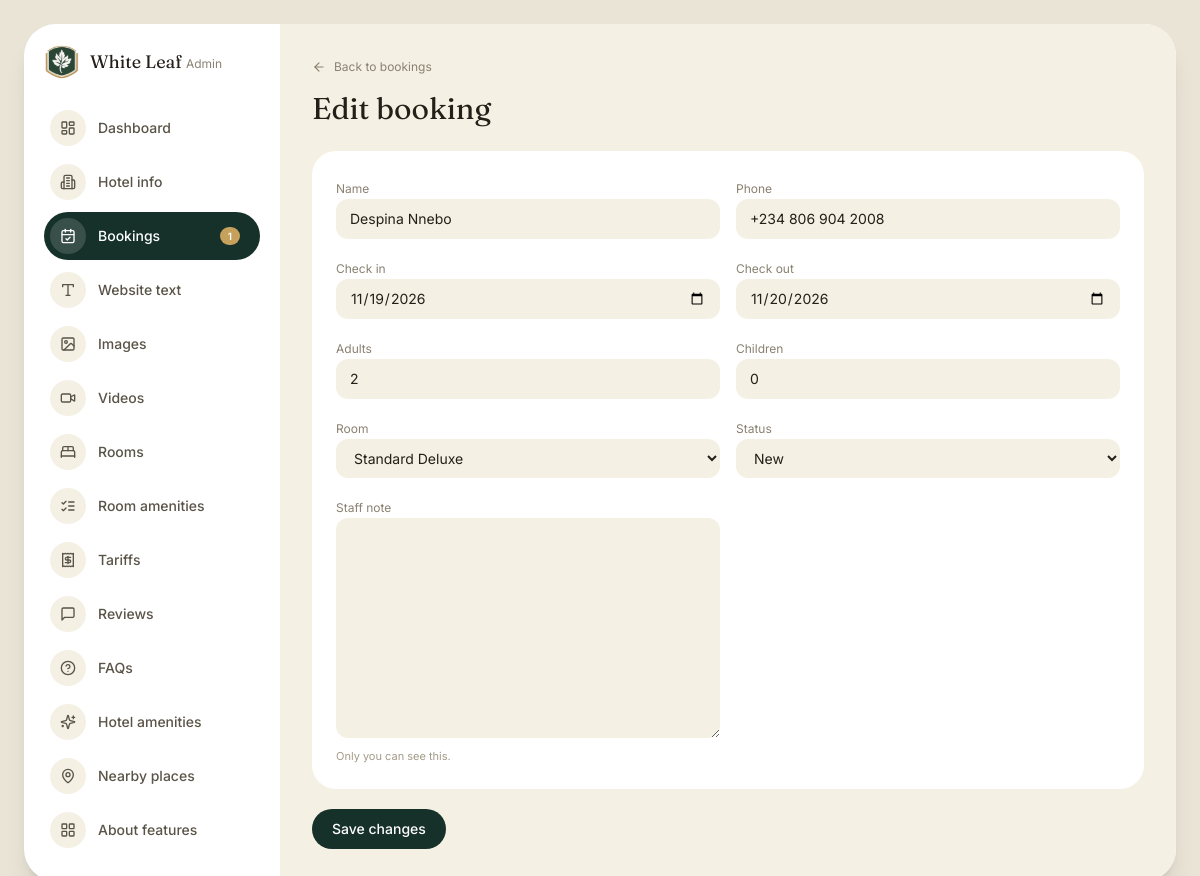
The app's page /manage/bookings/2/ (signed in) with its own data.
### bookings/models.py (models this page shows, shortened)
class BookingRequest(TimeStamped):
    class Status(models.TextChoices):
        NEW = "new", "New"
        CONTACTED = "contacted", "Contacted"
        CONFIRMED = "confirmed", "Confirmed"
        CANCELLED = "cancelled", "Cancelled"
    name = models.CharField(max_length=100)
    phone = models.CharField(max_length=30)
    check_in = models.DateField()
    check_out = models.DateField()
    adults = models.PositiveSmallIntegerField(default=1)
    children = models.PositiveSmallIntegerField(default=0)
    room = models.ForeignKey("rooms.Room", null=True, blank=True, on_delete=models.SET_NULL, related_name="booking_requests")
    room_label = models.CharField(max_length=120, blank=True, help_text="Filled in for you from the room chosen")
    status = models.CharField(max_length=10, choices=Status.choices, default=Status.NEW, db_index=True)
    admin_note = models.TextField("Staff note", blank=True, help_text="Only you can see this.")
    class Meta:
        ordering = ["-created_at"]
        verbose_name = "booking request"

### cms/views.py (the view, shortened to what this page needs)
# urls.py: path("<slug:section>/<int:pk>/", views.SectionEdit.as_view(), name="edit"),
class SectionEdit(StaffRequiredMixin, View):
    def _build(self, request, sec, obj):
        if sec.mode == "text":
            initial = {"text": obj.draft_value or obj.value}
            return (SiteTextForm(request.POST or None, initial=initial), [])
        Form = sec.form or _form_class(sec.model, sec.fields)
        form = Form(request.POST or None, request.FILES or None, instance=obj)
        formsets = []
        for child, fields, heading in sec.inlines:
            FS = forms.inlineformset_factory(sec.model, child, form=StyledModelForm, fields=fields, extra=1, can_delete=True)
            formsets.append((heading, FS(request.POST or None, request.FILES or None, instance=obj, prefix=child.__name__.lower())))
        return form, formsets
    def _handle(self, request, section, pk=None):
        sec = _section(section)
        if pk is None and not sec.can_add:
            raise Http404
        obj = get_object_or_404(sec.model, pk=pk) if pk else sec.model()
        form, formsets = self._build(request, sec, obj)
        return render(request, "cms/form.html", {
            "sec": sec, "form": form, "formsets": formsets, "obj": obj if pk else None,
            "page": sec.slug, "sections": SECTIONS, "is_new": pk is None,
            "text_default": None,
        })
    def get(self, request, section, pk=None):
        return self._handle(request, section, pk)

### cms/mixins.py (called while the page is built)
    def test_func(self):
        return self.request.user.is_staff

### cms/views.py (called while the page is built)
def _section(slug):
    try:
        return BY_SLUG[slug]
    except KeyError:
        raise Http404

def _form_class(model, fields, **kw):
    widgets = dict(kw.pop("widgets", {}))
    for f in model._meta.fields:
        if f.name in fields and f.get_internal_type() == "DateField":
            widgets.setdefault(f.name, forms.DateInput(format="%Y-%m-%d", attrs={"type": "date"}))
    for f in model._meta.many_to_many:
        if f.name in fields:
            widgets.setdefault(f.name, forms.CheckboxSelectMultiple)
    return forms.modelform_factory(model, form=StyledModelForm, fields=fields, widgets=widgets, **kw)

### core/context_processors.py (called while the page is built)
def site(request):
    match = getattr(request, "resolver_match", None)
    view_name = match.view_name if match else ""
    active = next((key for key, _, names in NAV if view_name in names), "")
    return {
        "hotel": HotelInfo.load(),
        "nav_links": [(key, label, NAV_URLS[key], key == active) for key, label, _ in NAV],
        "nav_overlay": view_name in OVERLAY_PAGES,
        "allow_indexing": getattr(settings, "ALLOW_INDEXING", True),
    }

### core/models.py (called while the page is built)
    @classmethod
    def load(cls):
        return cls.objects.first() or cls()

### core/templatetags/site_tags.py (called while the page is built)
@register.simple_tag
def new_booking_count():
    from bookings.models import BookingRequest
    return BookingRequest.objects.filter(status="new").count()

### rooms/models.py (called while the page is built)
    def __str__(self):
        return self.name

### templates/cms/form.html (shortened to what this page needs)
{% extends "cms/base.html" %}
{% block content %}
<a href="{% url 'cms:list' sec.slug %}" class="inline-flex items-center gap-2 text-xs text-[#8a8171] hover:text-[#16302A] mb-4"><i data-lucide="arrow-left" class="w-3.5 h-3.5"></i>Back to {{ sec.label|lower }}</a>
<div class="mb-6">
  <h1 class="font-display text-3xl">{% if is_new %}Add {{ sec.singular }}{% elif sec.mode == "text" %}{{ obj.label }}{% else %}Edit {{ sec.singular }}{% endif %}</h1>
</div>
<form method="post" enctype="multipart/form-data" class="grid gap-5">
  <div class="bg-white rounded-3xl p-4 sm:p-6">
    <div class="grid sm:grid-cols-2 gap-4">
      {% for field in form %}{% include "cms/_field.html" %}{% endfor %}
    </div>
  </div>
  <div class="flex flex-wrap gap-2">
    {% if sec.mode == "text" or sec.mode == "status" %}
      <button name="action" value="draft" class="inline-flex items-center gap-2 text-sm font-medium px-5 py-2.5 rounded-full bg-white text-[#16302A] hover:bg-[#EAE3D0] transition-colors">Save draft</button>
      <button name="action" value="publish" class="inline-flex items-center gap-2 text-sm font-medium px-5 py-2.5 rounded-full bg-[#16302A] text-white hover:bg-[#1F4A3D] transition-colors">{% if sec.mode == "text" %}Update live{% else %}Publish{% endif %}</button>
    {% else %}
      <button name="action" value="save" class="inline-flex items-center gap-2 text-sm font-medium px-5 py-2.5 rounded-full bg-[#16302A] text-white hover:bg-[#1F4A3D] transition-colors">Save changes</button>
    {% endif %}
  </div>
</form>
{% endblock %}

### templates/cms/_field.html (shortened to what this page needs)
{% if field.field.widget.allow_multiple_selected %}
<div class="sm:col-span-2 min-w-0">
  <span class="text-xs text-[#8a8171]">{{ field.label }}</span>
  <div class="mt-2 grid grid-cols-1 sm:grid-cols-2 gap-2">
    {% for choice in field %}
    <label class="flex items-start gap-3 rounded-xl bg-[#F4F0E4] px-3.5 py-2.5 text-sm cursor-pointer min-w-0">
      {{ choice.tag }}<span class="min-w-0 break-words">{{ choice.choice_label }}</span>
    </label>
    {% empty %}
    <p class="text-xs text-[#8a8171]">Nothing to choose yet. Add some under Room amenities first.</p>
    {% endfor %}
  </div>
  {% for e in field.errors %}<span class="block text-xs text-[#b3573a] mt-1">{{ e }}</span>{% endfor %}
</div>
{% else %}
<label class="block min-w-0 break-words ">
  <span class="text-xs text-[#8a8171]">{{ field.label }}</span>
  {% if field.field.widget.input_type == "checkbox" %}<span class="block mt-1">{{ field }}</span>{% else %}{{ field }}{% endif %}
  {% if field.help_text %}<span class="block text-[11px] text-[#a49b89] mt-1">{{ field.help_text }}</span>{% endif %}
</label>
{% endif %}

### records on screen
BookingRequest: form "Despina Nnebo" "+234 806 904 2008" "11/19/2026" "11/20/2026" "2" "0" "Standard Deluxe" "New"

### other values on screen
{{ label }} "Dashboard Hotel info"
{{ s.label }} "Bookings" "Website text" "Images" "Videos" "Rooms" "Room amenities" "Tariffs" "Reviews" "FAQs" "Hotel amenities" "Nearby places" "About features"
{{ nb }} "1"
{{ sec.label|lower }} "bookings"
{{ sec.singular }} "booking"
{{ field.label }} "Name" "Phone" "Check in" "Check out" "Adults" "Children" "Room" "Status" "Staff note"
{{ field.help_text }} "Only you can see this."
